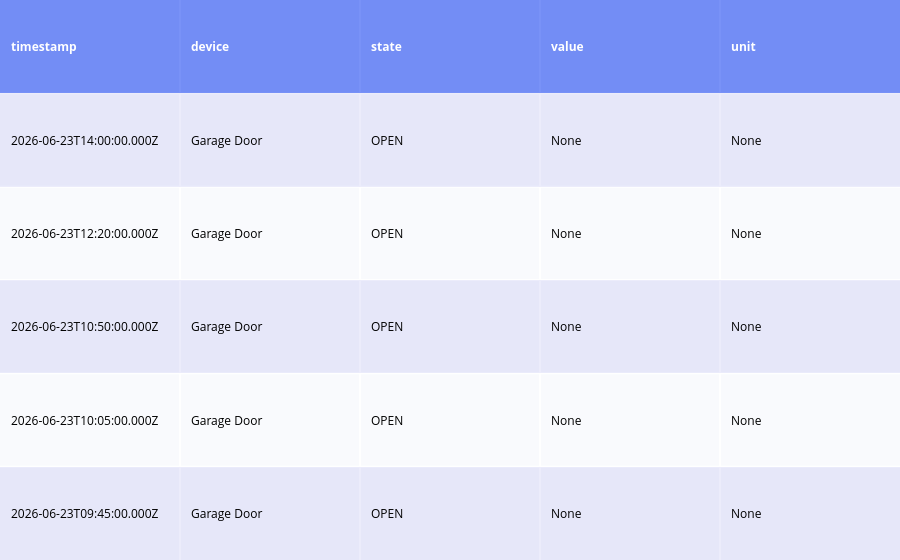

The code cell stored with this chart in its notebook:
### Code cell
preview = garage_door_readings.head()
fig = ff.create_table(preview, colorscale=[[0, '#4C6EF5'], [0.5, 'lavender'], [1, 'white']])
fig.show()

### Figure 1 — Plotly figure (JSON) as saved in the notebook; plotly's stock layout.template omitted (floating-point values rounded to 4 significant figures)
{"data": [{"colorscale": [[0, "#4C6EF5"], [0.5, "lavender"], [1, "white"]], "hoverinfo": "none", "opacity": 0.75, "showscale": false, "type": "heatmap", "z": [[0, 0, 0, 0, 0], [0.5, 0.5, 0.5, 0.5, 0.5], [1, 1, 1, 1, 1], [0.5, 0.5, 0.5, 0.5, 0.5], [1, 1, 1, 1, 1], [0.5, 0.5, 0.5, 0.5, 0.5]]}], "layout": {"annotations": [{"align": "left", "font": {"color": "#ffffff"}, "showarrow": false, "text": "<b>timestamp</b>", "x": -0.45, "xanchor": "left", "xref": "x", "y": 0, "yref": "y"}, {"align": "left", "font": {"color": "#ffffff"}, "showarrow": false, "text": "<b>device</b>", "x": 0.55, "xanchor": "left", "xref": "x", "y": 0, "yref": "y"}, {"align": "left", "font": {"color": "#ffffff"}, "showarrow": false, "text": "<b>state</b>", "x": 1.55, "xanchor": "left", "xref": "x", "y": 0, "yref": "y"}, {"align": "left", "font": {"color": "#ffffff"}, "showarrow": false, "text": "<b>value</b>", "x": 2.55, "xanchor": "left", "xref": "x", "y": 0, "yref": "y"}, {"align": "left", "font": {"color": "#ffffff"}, "showarrow": false, "text": "<b>unit</b>", "x": 3.55, "xanchor": "left", "xref": "x", "y": 0, "yref": "y"}, {"align": "left", "font": {"color": "#000000"}, "showarrow": false, "text": "2026-06-23T14:00:00.000Z", "x": -0.45, "xanchor": "left", "xref": "x", "y": 1, "yref": "y"}, {"align": "left", "font": {"color": "#000000"}, "showarrow": false, "text": "Garage Door", "x": 0.55, "xanchor": "left", "xref": "x", "y": 1, "yref": "y"}, {"align": "left", "font": {"color": "#000000"}, "showarrow": false, "text": "OPEN", "x": 1.55, "xanchor": "left", "xref": "x", "y": 1, "yref": "y"}, {"align": "left", "font": {"color": "#000000"}, "showarrow": false, "text": "None", "x": 2.55, "xanchor": "left", "xref": "x", "y": 1, "yref": "y"}, {"align": "left", "font": {"color": "#000000"}, "showarrow": false, "text": "None", "x": 3.55, "xanchor": "left", "xref": "x", "y": 1, "yref": "y"}, {"align": "left", "font": {"color": "#000000"}, "showarrow": false, "text": "2026-06-23T12:20:00.000Z", "x": -0.45, "xanchor": "left", "xref": "x", "y": 2, "yref": "y"}, {"align": "left", "font": {"color": "#000000"}, "showarrow": false, "text": "Garage Door", "x": 0.55, "xanchor": "left", "xref": "x", "y": 2, "yref": "y"}, {"align": "left", "font": {"color": "#000000"}, "showarrow": false, "text": "OPEN", "x": 1.55, "xanchor": "left", "xref": "x", "y": 2, "yref": "y"}, {"align": "left", "font": {"color": "#000000"}, "showarrow": false, "text": "None", "x": 2.55, "xanchor": "left", "xref": "x", "y": 2, "yref": "y"}, {"align": "left", "font": {"color": "#000000"}, "showarrow": false, "text": "None", "x": 3.55, "xanchor": "left", "xref": "x", "y": 2, "yref": "y"}, {"align": "left", "font": {"color": "#000000"}, "showarrow": false, "text": "2026-06-23T10:50:00.000Z", "x": -0.45, "xanchor": "left", "xref": "x", "y": 3, "yref": "y"}, {"align": "left", "font": {"color": "#000000"}, "showarrow": false, "text": "Garage Door", "x": 0.55, "xanchor": "left", "xref": "x", "y": 3, "yref": "y"}, {"align": "left", "font": {"color": "#000000"}, "showarrow": false, "text": "OPEN", "x": 1.55, "xanchor": "left", "xref": "x", "y": 3, "yref": "y"}, {"align": "left", "font": {"color": "#000000"}, "showarrow": false, "text": "None", "x": 2.55, "xanchor": "left", "xref": "x", "y": 3, "yref": "y"}, {"align": "left", "font": {"color": "#000000"}, "showarrow": false, "text": "None", "x": 3.55, "xanchor": "left", "xref": "x", "y": 3, "yref": "y"}, {"align": "left", "font": {"color": "#000000"}, "showarrow": false, "text": "2026-06-23T10:05:00.000Z", "x": -0.45, "xanchor": "left", "xref": "x", "y": 4, "yref": "y"}, {"align": "left", "font": {"color": "#000000"}, "showarrow": false, "text": "Garage Door", "x": 0.55, "xanchor": "left", "xref": "x", "y": 4, "yref": "y"}, {"align": "left", "font": {"color": "#000000"}, "showarrow": false, "text": "OPEN", "x": 1.55, "xanchor": "left", "xref": "x", "y": 4, "yref": "y"}, {"align": "left", "font": {"color": "#000000"}, "showarrow": false, "text": "None", "x": 2.55, "xanchor": "left", "xref": "x", "y": 4, "yref": "y"}, {"align": "left", "font": {"color": "#000000"}, "showarrow": false, "text": "None", "x": 3.55, "xanchor": "left", "xref": "x", "y": 4, "yref": "y"}, {"align": "left", "font": {"color": "#000000"}, "showarrow": false, "text": "2026-06-23T09:45:00.000Z", "x": -0.45, "xanchor": "left", "xref": "x", "y": 5, "yref": "y"}, {"align": "left", "font": {"color": "#000000"}, "showarrow": false, "text": "Garage Door", "x": 0.55, "xanchor": "left", "xref": "x", "y": 5, "yref": "y"}, {"align": "left", "font": {"color": "#000000"}, "showarrow": false, "text": "OPEN", "x": 1.55, "xanchor": "left", "xref": "x", "y": 5, "yref": "y"}, {"align": "left", "font": {"color": "#000000"}, "showarrow": false, "text": "None", "x": 2.55, "xanchor": "left", "xref": "x", "y": 5, "yref": "y"}, {"align": "left", "font": {"color": "#000000"}, "showarrow": false, "text": "None", "x": 3.55, "xanchor": "left", "xref": "x", "y": 5, "yref": "y"}], "autosize": true, "margin": {"b": 0, "l": 0, "r": 0, "t": 0}, "xaxis": {"autorange": true, "dtick": 1, "gridwidth": 2, "range": [-0.5, 4.5], "showticklabels": false, "tick0": -0.5, "ticks": "", "zeroline": false}, "yaxis": {"autorange": true, "dtick": 1, "gridwidth": 2, "range": [5.5, -0.5], "showticklabels": false, "tick0": 0.5, "ticks": "", "zeroline": false}}}
